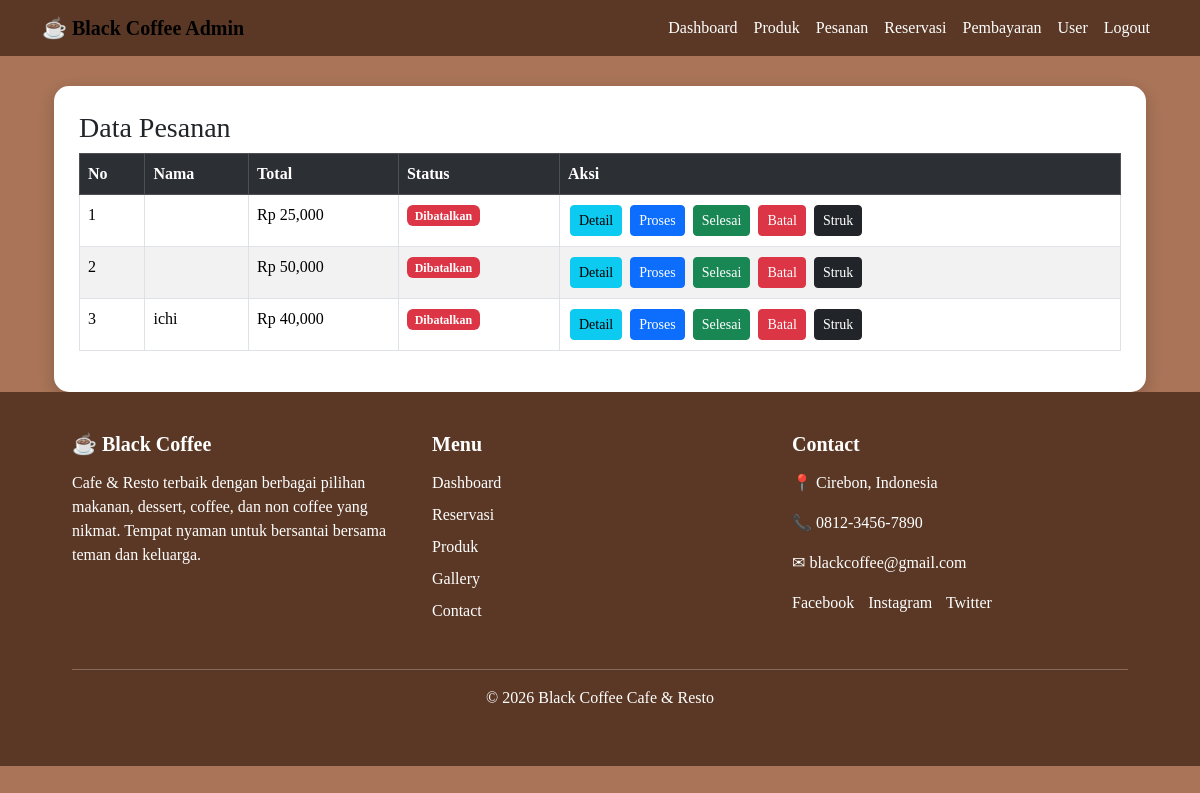
Before: /admin/index.php?menu=pesanan (signed in) with the older database file.
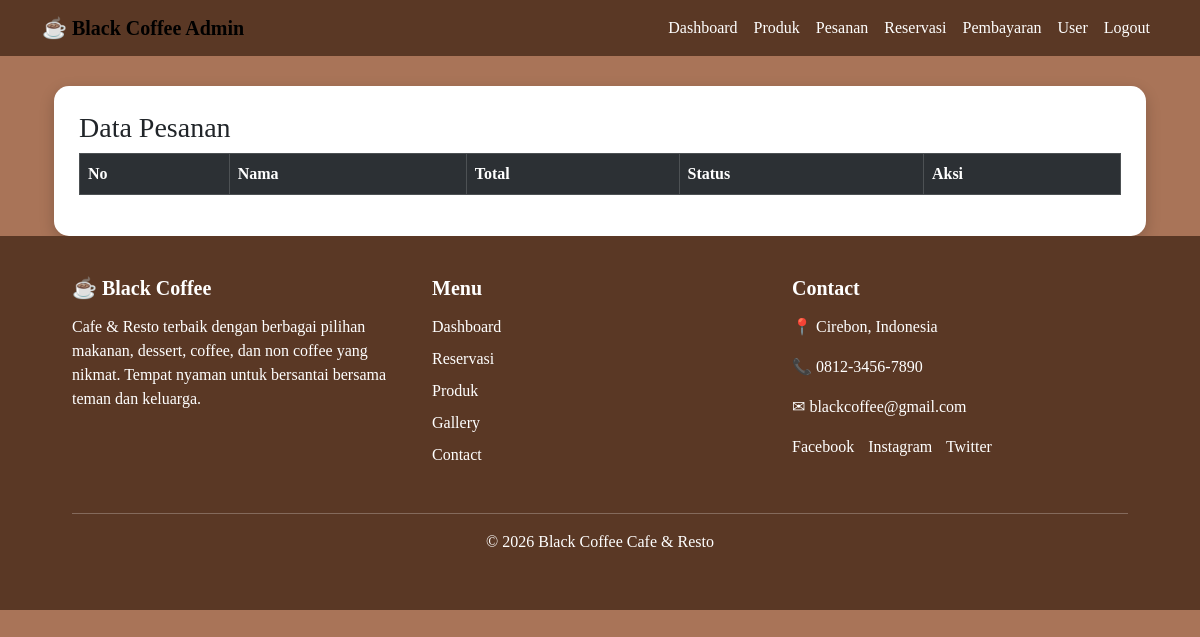
After: the same page with the newer database file.
### tables this page shows
CREATE TABLE `pesanan` (
  `id` int(11) NOT NULL,
  `nama_pemesan` varchar(100) DEFAULT NULL,
  `total` int(11) DEFAULT NULL,
  `status` varchar(50) DEFAULT NULL,
  `tanggal` timestamp NOT NULL DEFAULT current_timestamp()
);

### admin/index.php (called while the page is built, shortened)
<?php
include "dashboard.php";
?>

### admin/pesanan.php (the view, shortened to what this page needs)
<?php
include "../koneksi.php";
$data = mysqli_query($conn, "SELECT * FROM pesanan ORDER BY id DESC");
?>
<!DOCTYPE html>
<html>
<head>
    <link rel="stylesheet" href="https://cdn.jsdelivr.net/npm/bootstrap@5.3.2/dist/css/bootstrap.min.css">
</head>
<body>
<div class="container">
    <div class="container-box">
        <h3>Data Pesanan</h3>
        <table class="table table-bordered table-striped">
            <tr class="table-dark">
                <th>No</th>
                <th>Nama</th>
                <th>Total</th>
                <th>Status</th>
                <th>Aksi</th>
            </tr>
            <?php $no=1; while($p = mysqli_fetch_assoc($data)){ ?>
            <tr>
                <td><?= $no++ ?></td>
                <td><?= $p['nama'] ?></td>
                <td>Rp <?= number_format($p['total']) ?></td>
                <td>
                    <?php if($p['status'] == 'Pending'){ ?>
                        <span class="badge bg-warning">Pending</span>
                    <?php }elseif($p['status'] == 'Diproses'){ ?>
                        <span class="badge bg-primary">Diproses</span>
                    <?php }elseif($p['status'] == 'Selesai'){ ?>
                        <span class="badge bg-success">Selesai</span>
                    <?php }else{ ?>
                        <span class="badge bg-danger">Dibatalkan</span>
                    <?php } ?>
                </td>
                <td>
                    <a href="detail_pesanan.php?id=<?= $p['id'] ?>" class="btn btn-info btn-sm">Detail</a>
                    <a href="update_status.php?id=<?= $p['id'] ?>&status=Diproses" class="btn btn-primary btn-sm">Proses</a>
                    <a href="update_status.php?id=<?= $p['id'] ?>&status=Selesai" class="btn btn-success btn-sm">Selesai</a>
                    <a href="update_status.php?id=<?= $p['id'] ?>&status=Dibatalkan" class="btn btn-danger btn-sm">Batal</a>
                    <a href="../struk.php?id=<?= $p['id'] ?>" target="_blank" class="btn btn-dark btn-sm">Struk</a>
                </td>
            </tr>
            <?php } ?>
        </table>
    </div>
</div>
</body>
</html>

Changed rows visible on the page:
removed pesanan: total "25,000", status "Dibatalkan"
removed pesanan: total "50,000", status "Dibatalkan"
removed pesanan: nama "ichi", total "40,000", status "Dibatalkan"
